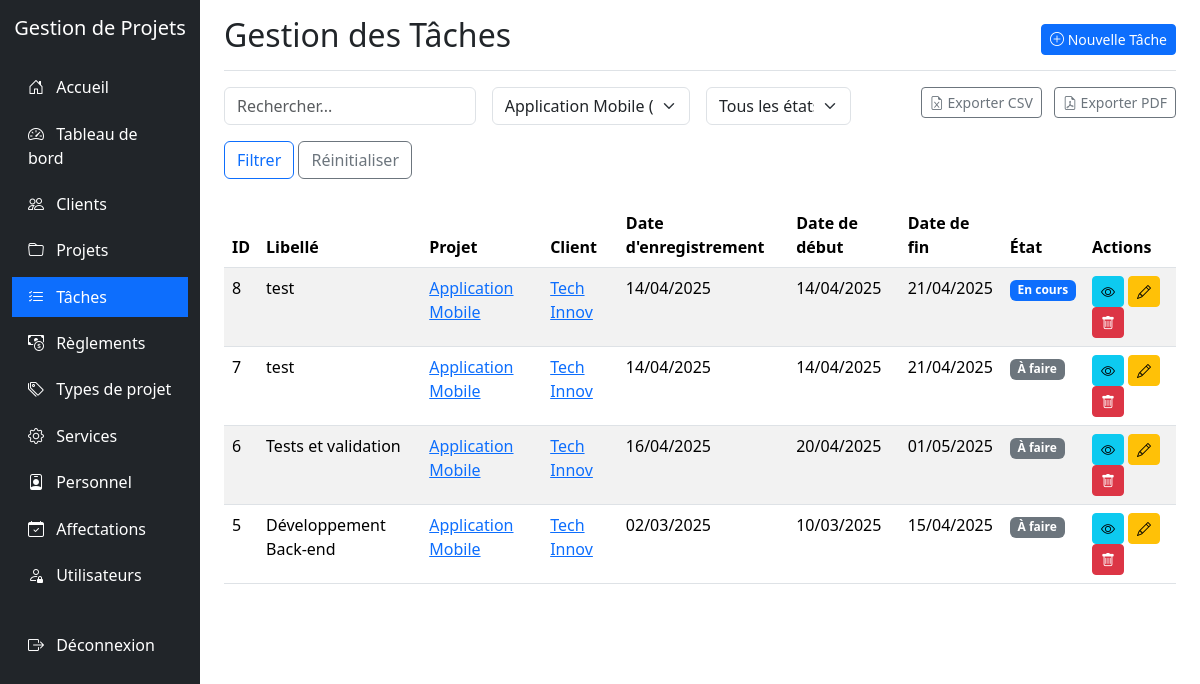
The app's page /taches/index.php?projet=3 (signed in) with its own data.
### tables this page shows
CREATE TABLE IF NOT EXISTS `tache` (
  `IdTache` int NOT NULL AUTO_INCREMENT,
  `LibelleTache` varchar(255) NOT NULL,
  `DateEnregTache` date DEFAULT NULL,
  `DateDebutTache` date DEFAULT NULL,
  `DateFinTache` date DEFAULT NULL,
  `EtatTache` int DEFAULT NULL,
  `IdProjet` int DEFAULT NULL,
  PRIMARY KEY (`IdTache`),
  KEY `IdProjet` (`IdProjet`),
  CONSTRAINT `tache_ibfk_1` FOREIGN KEY (`IdProjet`) REFERENCES `projet` (`IdProjet`)
);

CREATE TABLE IF NOT EXISTS `projet` (
  `IdProjet` int NOT NULL AUTO_INCREMENT,
  `TitreProjet` varchar(255) NOT NULL,
  `DescriptionProjet` varchar(255) DEFAULT NULL,
  `CoutProjet` int DEFAULT NULL,
  `DateDebutProjet` date DEFAULT NULL,
  `DateFinProjet` date DEFAULT NULL,
  `EtatProjet` int DEFAULT NULL,
  `IdClient` int DEFAULT NULL,
  `IdTypeProjet` int DEFAULT NULL,
  PRIMARY KEY (`IdProjet`),
  KEY `IdClient` (`IdClient`),
  KEY `IdTypeProjet` (`IdTypeProjet`),
  CONSTRAINT `projet_ibfk_1` FOREIGN KEY (`IdClient`) REFERENCES `client` (`IdClient`),
  CONSTRAINT `projet_ibfk_2` FOREIGN KEY (`IdTypeProjet`) REFERENCES `typeprojet` (`IdTypeProjet`)
);

CREATE TABLE IF NOT EXISTS `client` (
  `IdClient` int NOT NULL AUTO_INCREMENT,
  `NomClient` varchar(255) NOT NULL,
  `AdresseClient` varchar(255) DEFAULT NULL,
  `EmailClient` varchar(255) DEFAULT NULL,
  `TelClient` varchar(255) DEFAULT NULL,
  PRIMARY KEY (`IdClient`)
);

### taches/index.php (the view, shortened to what this page needs)
<?php
require_once '../config.php';
$search = isset($_GET['search']) ? $_GET['search'] : '';
$projet = isset($_GET['projet']) ? $_GET['projet'] : '';
$where = [];
if (!empty($projet)) {
    $where[] = "t.IdProjet = $projet";
}
$whereClause = !empty($where) ? "WHERE " . implode(" AND ", $where) : "";
$sql = "SELECT t.*, p.TitreProjet, p.IdClient, c.NomClient
        FROM TACHE t
        JOIN PROJET p ON t.IdProjet = p.IdProjet
        JOIN CLIENT c ON p.IdClient = c.IdClient
        $whereClause
        ORDER BY t.IdTache DESC";
$result = mysqli_query($conn, $sql);
$projetsSql = "SELECT p.IdProjet, p.TitreProjet, c.NomClient
              FROM PROJET p
              JOIN CLIENT c ON p.IdClient = c.IdClient
              ORDER BY p.TitreProjet";
$projetsResult = mysqli_query($conn, $projetsSql);
?>
<!DOCTYPE html>
<html lang="fr">
<head>
    <link href="../libs/bootstrap@5.3.0-alpha1/dist/css/bootstrap.min.css" rel="stylesheet">
    <link rel="stylesheet" href="../libs/bootstrap-icons-1.10.0/font/bootstrap-icons.css">
</head>
<body>
    <div class="container-fluid">
        <div class="row">
            <div class="col-md-3 col-lg-2 d-md-block sidebar collapse">
                <div class="position-sticky pt-3">
                    <div class="text-center mb-4">
                        <h5 class="text-white">Gestion de Projets</h5>
                    </div>
                    <ul class="nav flex-column">
                        <li class="nav-item">
                            <a class="nav-link" href="../index.php">
                                <i class="bi bi-house-door"></i> Accueil
                            </a>
                        </li>
                        <li class="nav-item">
                            <a class="nav-link" href="../dashboard/index.php">
                                <i class="bi bi-speedometer2"></i> Tableau de bord
                            </a>
                        </li>
                        <li class="nav-item">
                            <a class="nav-link" href="../clients/index.php">
                                <i class="bi bi-people"></i> Clients
                            </a>
                        </li>
                        <li class="nav-item">
                            <a class="nav-link" href="../projets/index.php">
                                <i class="bi bi-folder"></i> Projets
                            </a>
                        </li>
                        <li class="nav-item">
                            <a class="nav-link active" href="../taches/index.php">
                                <i class="bi bi-list-check"></i> Tâches
                            </a>
                        </li>
                        <li class="nav-item">
                            <a class="nav-link" href="../reglements/index.php">
                                <i class="bi bi-cash-coin"></i> Règlements
                            </a>
                        </li>
                        <li class="nav-item">
                            <a class="nav-link" href="../typesprojet/index.php">
                                <i class="bi bi-tags"></i> Types de projet
                            </a>
                        </li>
                        <li class="nav-item">
                            <a class="nav-link" href="../services/index.php">
                                <i class="bi bi-gear"></i> Services
                            </a>
                        </li>
                        <li class="nav-item">
                            <a class="nav-link" href="../personnel/index.php">
                                <i class="bi bi-person-badge"></i> Personnel
                            </a>
                        </li>
                        <li class="nav-item">
                            <a class="nav-link" href="../affectations/index.php">
                                <i class="bi bi-calendar-check"></i> Affectations
                            </a>
                        </li>
                        <?php if ($_SESSION['role'] == 'admin'): ?>
                        <li class="nav-item">
                            <a class="nav-link" href="../utilisateurs/index.php">
                                <i class="bi bi-person-lock"></i> Utilisateurs
                            </a>
                        </li>
                        <?php endif; ?>
                        <li class="nav-item mt-4">
                            <a class="nav-link" href="../logout.php">
                                <i class="bi bi-box-arrow-right"></i> Déconnexion
                            </a>
                        </li>
                    </ul>
                </div>
            </div>
            <div class="col-md-9 ms-sm-auto col-lg-10 px-md-4">
                <div class="d-flex justify-content-between flex-wrap flex-md-nowrap align-items-center pt-3 pb-2 mb-3 border-bottom">
                    <h1 class="h2">Gestion des Tâches</h1>
                    <div class="btn-toolbar mb-2 mb-md-0">
                        <a href="create.php" class="btn btn-sm btn-primary">
                            <i class="bi bi-plus-circle"></i> Nouvelle Tâche
                        </a>
                    </div>
                </div>
                <div class="row mb-4">
                    <div class="col-md-8">
                        <form action="index.php" method="get" class="row g-3">
                            <div class="col-md-5">
                                <input type="text" name="search" class="form-control" placeholder="Rechercher..." value="<?php echo htmlspecialchars($search); ?>">
                            </div>
                            <div class="col-md-4">
                                <select name="projet" class="form-select">
                                    <?php while($projetRow = mysqli_fetch_assoc($projetsResult)): ?>
                                    <option value="<?php echo $projetRow['IdProjet']; ?>" <?php echo $projet == $projetRow['IdProjet'] ? 'selected' : ''; ?>>
                                        <?php echo htmlspecialchars($projetRow['TitreProjet']); ?> (<?php echo htmlspecialchars($projetRow['NomClient']); ?>)
                                    </option>
                                    <?php endwhile; ?>
                                </select>
                            </div>
                            <div class="col-md-3">
                                <select name="etat" class="form-select">
                                    <option value="">Tous les états</option>
                                </select>
                            </div>
                            <div class="col-md-12">
                                <button type="submit" class="btn btn-outline-primary">Filtrer</button>
                                <a href="index.php" class="btn btn-outline-secondary">Réinitialiser</a>
                            </div>
                        </form>
                    </div>
                    <div class="col-md-4 text-end">
                        <a href="export_csv.php<?php echo !empty($whereClause) ? '?' . http_build_query($_GET) : ''; ?>" class="btn btn-sm btn-outline-secondary me-2">
                            <i class="bi bi-file-earmark-excel"></i> Exporter CSV
                        </a>
                        <a href="export_pdf.php<?php echo !empty($whereClause) ? '?' . http_build_query($_GET) : ''; ?>" class="btn btn-sm btn-outline-secondary">
                            <i class="bi bi-file-earmark-pdf"></i> Exporter PDF
                        </a>
                    </div>
                </div>
                <div class="table-responsive">
                    <table class="table table-striped table-hover">
                        <thead>
                            <tr>
                                <th>ID</th>
                                <th>Libellé</th>
                                <th>Projet</th>
                                <th>Client</th>
                                <th>Date d'enregistrement</th>
                                <th>Date de début</th>
                                <th>Date de fin</th>
                                <th>État</th>
                                <th>Actions</th>
                            </tr>
                        </thead>
                        <tbody>
                            <?php
                            if (mysqli_num_rows($result) > 0) {
                                while($row = mysqli_fetch_assoc($result)) {
                                    $tacheId = $row['IdTache'];
                                    $etatLabel = "";
                                    switch($row['EtatTache']) {
                                        case 1: $etatLabel = "<span class='badge bg-secondary'>À faire</span>"; break;
                                        case 2: $etatLabel = "<span class='badge bg-primary'>En cours</span>"; break;
                                    }
                                    echo "<tr>";
                                    echo "<td>" . $row['IdTache'] . "</td>";
                                    echo "<td>" . htmlspecialchars($row['LibelleTache']) . "</td>";
                                    echo "<td><a href='../projets/view.php?id=" . $row['IdProjet'] . "'>" . htmlspecialchars($row['TitreProjet']) . "</a></td>";
                                    echo "<td><a href='../clients/view.php?id=" . $row['IdClient'] . "'>" . htmlspecialchars($row['NomClient']) . "</a></td>";
                                    echo "<td>" . date('d/m/Y', strtotime($row['DateEnregTache'])) . "</td>";
                                    echo "<td>" . date('d/m/Y', strtotime($row['DateDebutTache'])) . "</td>";
                                    echo "<td>" . date('d/m/Y', strtotime($row['DateFinTache'])) . "</td>";
                                    echo "<td>" . $etatLabel . "</td>";
                                    echo "<td>";
                                    echo "<a href='view.php?id=" . $tacheId . "' class='btn btn-sm btn-info me-1'><i class='bi bi-eye'></i></a>";
                                    echo "<a href='edit.php?id=" . $tacheId . "' class='btn btn-sm btn-warning me-1'><i class='bi bi-pencil'></i></a>";
                                    echo "<a href='delete.php?id=" . $tacheId . "' class='btn btn-sm btn-danger' onclick='return confirm(\"Êtes-vous sûr de vouloir supprimer cette tâche ?\")'><i class='bi bi-trash'></i></a>";
                                    echo "</td>";
                                    echo "</tr>";
                                }
                            } else {
                                echo "<tr><td colspan='9' class='text-center'>Aucune tâche trouvée</td></tr>";
                            }
                            ?>
                        </tbody>
                    </table>
                </div>
            </div>
        </div>
    </div>
</body>
</html>

### taches/index.php (style rules this page uses)
.sidebar { min-height: 100vh; background-color: #212529; }
.sidebar .nav-link { color: #fff; padding: 0.5rem 1rem; margin: 0.2rem 0; }
.sidebar .nav-link.active { background-color: #0d6efd; }
.sidebar .nav-link i { margin-right: 0.5rem; }

### records on screen
tache: IdTache "8", LibelleTache "test", IdProjet.TitreProjet "Application Mobile", client.NomClient "Tech Innov", DateEnregTache "14/04/2025", DateDebutTache "14/04/2025", DateFinTache "21/04/2025", EtatTache "En cours"
tache: IdTache "7", LibelleTache "test", IdProjet.TitreProjet "Application Mobile", client.NomClient "Tech Innov", DateEnregTache "14/04/2025", DateDebutTache "14/04/2025", DateFinTache "21/04/2025", EtatTache "À faire"
tache: IdTache "6", LibelleTache "Tests et validation", IdProjet.TitreProjet "Application Mobile", client.NomClient "Tech Innov", DateEnregTache "16/04/2025", DateDebutTache "20/04/2025", DateFinTache "01/05/2025", EtatTache "À faire"
tache: IdTache "5", LibelleTache "Développement Back-end", IdProjet.TitreProjet "Application Mobile", client.NomClient "Tech Innov", DateEnregTache "02/03/2025", DateDebutTache "10/03/2025", DateFinTache "15/04/2025", EtatTache "À faire"

### other values on screen
form field projet "Application Mobile (Tech Innov)"
